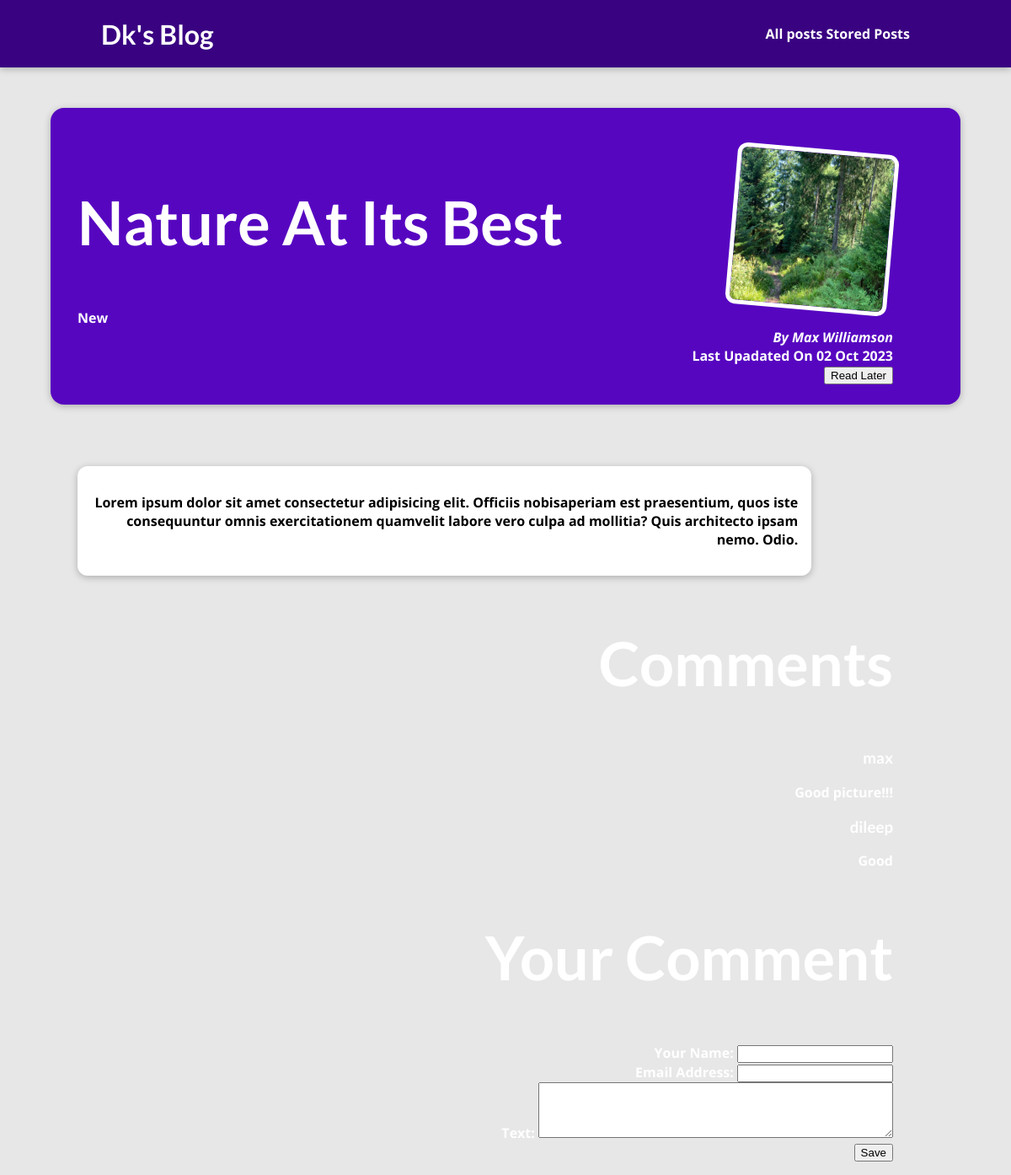
The app's page /posts/into-the-woods with its own data.
### blog/models.py (models this page shows, shortened)
class Post(models.Model):
    title = models.CharField(max_length=100)
    excerpt = models.CharField(max_length=300)
    image=models.ImageField(upload_to="posts",null=True)
    date=models.DateField(auto_now=True)
    slug=models.SlugField(unique=True,db_index=True)
    content = models.TextField(validators=[MinLengthValidator(10)])
    author = models.ForeignKey(Author,on_delete= models.SET_NULL,related_name="posts",null=True)
    tags = models.ManyToManyField(Tag)

class Tag(models.Model):
    caption = models.CharField(max_length=20)

class Author(models.Model):
    first_name = models.CharField(max_length=100)
    last_name = models.CharField(max_length=100)
    email_address = models.EmailField()
    def __str__(self):
        return f"{self.first_name} {self.last_name}"

class Comment(models.Model):
    user_name = models.CharField(max_length=100)
    user_email = models.EmailField()
    text = models.CharField(max_length=200)
    post = models.ForeignKey("Post",on_delete=models.CASCADE,related_name="comments")

### blog/views.py (the view, shortened to what this page needs)
# urls.py: path("posts/<slug:slug>",views.SinglePostView.as_view(),name="posts-details-page"),
class SinglePostView(View):
    def is_stored_post(self, request, post_id):
        stored_posts = request.session.get("stored_posts")
        if stored_posts is not None:
          is_saved = post_id in stored_posts
        else:
          is_saved = False
        return is_saved
    def get(self, request, slug):
        post = Post.objects.get(slug=slug)
        context = {
            "posts": post,
            "post_tags": post.tags.all(),
            "comment_form": CommentForm(),
            "comments": post.comments.all().order_by("-id"),
            "is_saved": self.is_stored_post(request, post.id)
        }
        return render(request, "blog/post-details.html", context)

### blog/forms.py
class CommentForm(forms.ModelForm):
    class Meta:
        model = Comment
        exclude = ["post"]
        labels = {
            "user_name": "Your Name",
            "user_email": "Email Address",
        }
        widgets = {
            "text": forms.Textarea(attrs={'rows': 4, 'cols': 50}),
        }

### blog/templates/blog/post-details.html (shortened to what this page needs)
{%extends "base.html"%}
{% load static %}
{%block css_files %}
    <link rel="stylesheet" href="{% static "blog/post_details.css"%}" />
    <link rel="stylesheet" href="{% static "blog/index.css"%}" />
{%endblock%}
{%block content%}
    <section id="summary">
            <h2>{{posts.title}}</h2>
            <div>
                {%for tag in post_tags%}
                <span class="tag">{{tag.caption}}</span>
                {%endfor%}
            </div>
            <article>
                <img src="{{posts.image.url}}" alt="{{posts.title}}" />
                <address>By <a href="mailto:{{posts.author.email_address}}" style="text-decoration:none;color:white;">{{posts.author|title}}</a></address>
                <div>
                    Last Upadated On <time>{{posts.date|date:"d M Y"}}</time>
                </div>
                    <div id="read-later">
                        <form action="{% url "read-later" %}" method="POST">
                            <button type="submit">
                                    {% if not is_saved %}
                                        Read Later
                                    {%else%}
                                        Remove from Read Later
                                    {%endif%}
                            </button>
                        </form>
                    </div>
            <main>
               <p>{{posts.content}}</p>
            </main>
            <section id="comment-details">
                <h2>Comments</h2>
                <div class="comment-container">
                    {% for comment in comments %}
                        <div class="comment">
                            <h3>{{ comment.user_name }}</h3>
                            <p>{{ comment.text }}</p>
                        </div>
                    {% endfor %}
                </div>
            </section>
            <section id="comment-form">
                <h2>Your Comment</h2>
                <form  action="{% url "posts-details-page" posts.slug %}" method="POST">
                    {% for fields in comment_form%}
                        <div class="form-control">
                                {{fields.label_tag}}
                                {{fields}}
                        </div>
                        {%endfor%}
                    <button>Save</button>
                </form>
            </section>
    </section>
{%endblock%}

### static/app.css (style rules this page uses)
* { box-sizing: border-box; }
html { font-family: 'Open Sans', 'Lato', sans-serif; }
body { margin: 0; }
h1, h2, h3 { font-family: 'Lato', sans-serif; font-weight: bold; }

### blog/static/blog/post_details.css (style rules this page uses)
body { background-color: #e7e7e7; }
#summary { margin: 8rem auto 3rem auto; padding: 2rem; width: 90%; max-width: 90rem; border-radius: 16px; background-color: #5706c0; position: relative; box-shadow: 0 2px 8px rgba(0, 0, 0, 0.25); height: 22rem; }
#summary h2 { color: white; font-size: 4.5rem; }
#summary article { position: absolute; top: 2rem; right: 3rem; padding: 1rem 2rem; border-radius: 12px; text-align: right; color: white; }
#summary article img { width: 12rem; height: 12rem; border-radius: 12px; transform: rotateZ(5deg); border: 5px solid white; margin-bottom: 1rem; }
#summary { font-weight: bold; }
#summary time { font-weight: bold; }
main { width: 90%; max-width: 90rem; margin-top: 10%; margin-right:50%; background-color: white; padding: 1rem; border-radius: 12px; box-shadow: 0 2px 8px rgba(0, 0, 0, 0.25); }
main p { color:black; }
.tag { color:white; }

### records on screen
Post: title "Nature At Its Best", image (picture), author "Max Williamson", date "02 Oct 2023", content "Lorem ipsum dolor sit amet consectetur adipisicing elit. Officiis nobisaperiam est praesentium, quos iste consequuntur omnis exercitationem quamvelit labore vero culpa ad mollitia? Quis architecto ipsam nemo. Odio."
Tag: caption "New"
Comment: user_name "max", text "Good picture!!!"
Comment: user_name "dileep", text "Good"

### other values on screen
{{ fields.label_tag }} "Your Name:" "Email Address:" "Text:"
